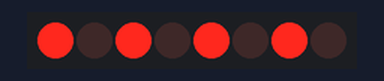
A sketch run on a simulated Arduino Uno, built with avr-gcc and run on an emulated ATmega328P. On the bench: 8 shift-register outputs drawn as a row of LEDs (first output left, lit = HIGH). Wiring (inferred from the names in the program): shift register (74HC595): data pin 12; shift clock pin 9; latch pin 11. Wiring (inferred from the signals the program sends): row of LEDs: on Q0, Q1, Q2, Q3, Q4, Q5, Q6, Q7.

Above: at 0.2 s.
At 1.7 s:
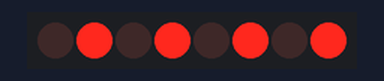
Timing chart, 0 to 3.0 s (numbered marks = the images above):
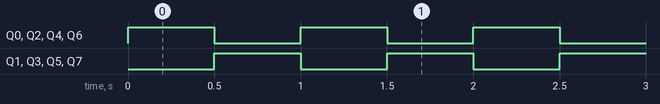

Measured:
- by itself, Q0–7: alternates HIGH for 0.50 s and LOW for 0.50 s

The sketch:

Tutorial_42_Shift_Register.ino
```cpp
// Shift Register 74HC595

int latch_pin = 11;
int clock_pin = 9;
int data_pin = 12;

byte leds1 = 0xAA;
byte leds2 = 0x55;

int dt = 500;

void setup() {
  // put your setup code here, to run once:

  Serial.begin(9600);

  pinMode(latch_pin, OUTPUT);
  pinMode(data_pin, OUTPUT);
  pinMode(clock_pin, OUTPUT);
}

void loop() {
  // put your main code here, to run repeatedly:

  digitalWrite(latch_pin, LOW); //incoming data, do not write data
  shiftOut(data_pin, clock_pin, LSBFIRST, leds1); //lghts, light up as 0xA5 = 0b1010 0101
  digitalWrite(latch_pin, HIGH); //data is ready, write data

  delay(dt);

  digitalWrite(latch_pin, LOW);
  shiftOut(data_pin, clock_pin, LSBFIRST, leds2); //lghts, light up as 0xA5 = 0b1010 0101
  digitalWrite(latch_pin, HIGH);

  delay(dt);
}
```
